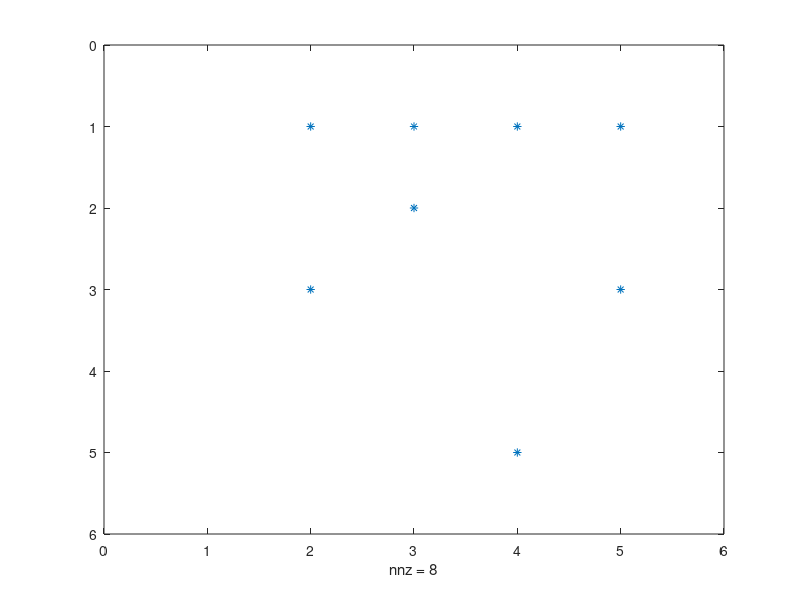

This figure's MATLAB source:
%% LA example
% pagerank vector calculation using power method
n = 5;
i = [1 1 1 1 2 3 3 5];
j = [2 3 4 5 3 2 5 4];
G = sparse(i,j,1,n,n); % creating sparse matrix
spy(G) % visually seeing the distribution

%% PageRank Vector (Linear Homogenous System Solution)
p = 0.8;  %scalar parameter
c = sum(G,1); % column sums
k = find(c~=0);
D = sparse(k,k,1./c(k),n,n);
e = ones(n,1);
I = speye(n,n);
pi = (I - p*G*D)\e;
pi = pi/sum(pi); %pagerank vector

%% Power Method
z = ((1-p)*(c~=0) + (c==0))/n;
A = p*G*D + e*z;
pi = e/n;
oldpi = zeros(n,1);
while norm(pi - oldpi) > .01
oldpi = pi;
pi = A*pi;
end
pi = pi/sum(pi); %pagerank vector